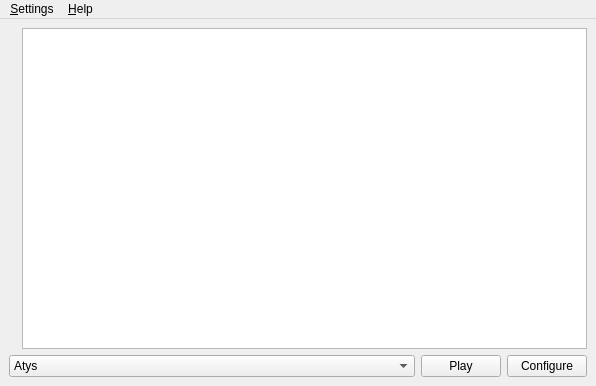
<?xml version="1.0" encoding="UTF-8"?>
<ui version="4.0">
 <class>MainWindow</class>
 <widget class="QMainWindow" name="MainWindow">
  <property name="geometry">
   <rect>
    <x>0</x>
    <y>0</y>
    <width>596</width>
    <height>386</height>
   </rect>
  </property>
  <property name="sizePolicy">
   <sizepolicy hsizetype="Preferred" vsizetype="Fixed">
    <horstretch>0</horstretch>
    <verstretch>0</verstretch>
   </sizepolicy>
  </property>
  <property name="minimumSize">
   <size>
    <width>547</width>
    <height>386</height>
   </size>
  </property>
  <property name="windowTitle">
   <string>Ryzom Installer</string>
  </property>
  <widget class="QWidget" name="centralwidget">
   <layout class="QVBoxLayout" name="verticalLayout">
    <item>
     <layout class="QHBoxLayout" name="horizontalLayout">
      <item>
       <widget class="QLabel" name="image">
        <property name="text">
         <string/>
        </property>
        <property name="pixmap">
         <pixmap resource="../res/resources.qrc">:/images/background.png</pixmap>
        </property>
       </widget>
      </item>
      <item>
       <widget class="QTextEdit" name="htmlTextEdit">
        <property name="readOnly">
         <bool>true</bool>
        </property>
        <property name="html">
         <string notr="true">&lt;!DOCTYPE HTML PUBLIC &quot;-//W3C//DTD HTML 4.0//EN&quot; &quot;http://www.w3.org/TR/REC-html40/strict.dtd&quot;&gt;
&lt;html&gt;&lt;head&gt;&lt;meta name=&quot;qrichtext&quot; content=&quot;1&quot; /&gt;&lt;style type=&quot;text/css&quot;&gt;
p, li { white-space: pre-wrap; }
&lt;/style&gt;&lt;/head&gt;&lt;body style=&quot; font-family:'MS Shell Dlg 2'; font-size:8.25pt; font-weight:400; font-style:normal;&quot;&gt;
&lt;p style=&quot;-qt-paragraph-type:empty; margin-top:0px; margin-bottom:0px; margin-left:0px; margin-right:0px; -qt-block-indent:0; text-indent:0px; font-size:8pt;&quot;&gt;&lt;br /&gt;&lt;/p&gt;&lt;/body&gt;&lt;/html&gt;</string>
        </property>
       </widget>
      </item>
     </layout>
    </item>
    <item>
     <widget class="QFrame" name="configurationFrame">
      <layout class="QHBoxLayout" name="configurationLayout" stretch="1,0,0">
       <property name="leftMargin">
        <number>0</number>
       </property>
       <property name="topMargin">
        <number>0</number>
       </property>
       <property name="rightMargin">
        <number>0</number>
       </property>
       <property name="bottomMargin">
        <number>0</number>
       </property>
       <item>
        <widget class="QComboBox" name="profilesComboBox">
         <property name="currentText">
          <string notr="true">Atys</string>
         </property>
         <item>
          <property name="text">
           <string>Atys</string>
          </property>
         </item>
        </widget>
       </item>
       <item>
        <widget class="QPushButton" name="playButton">
         <property name="text">
          <string>Play</string>
         </property>
        </widget>
       </item>
       <item>
        <widget class="QPushButton" name="configureButton">
         <property name="text">
          <string>Configure</string>
         </property>
        </widget>
       </item>
      </layout>
     </widget>
    </item>
   </layout>
  </widget>
  <widget class="QMenuBar" name="menubar">
   <property name="geometry">
    <rect>
     <x>0</x>
     <y>0</y>
     <width>596</width>
     <height>21</height>
    </rect>
   </property>
   <widget class="QMenu" name="menu_File">
    <property name="title">
     <string>&amp;Settings</string>
    </property>
    <addaction name="actionProfiles"/>
    <addaction name="actionSettings"/>
    <addaction name="actionUninstall"/>
    <addaction name="separator"/>
    <addaction name="actionQuit"/>
   </widget>
   <widget class="QMenu" name="menu_Help">
    <property name="title">
     <string>&amp;Help</string>
    </property>
    <addaction name="actionAboutQt"/>
    <addaction name="actionAbout"/>
   </widget>
   <addaction name="menu_File"/>
   <addaction name="menu_Help"/>
  </widget>
  <action name="actionAboutQt">
   <property name="text">
    <string>About Qt</string>
   </property>
  </action>
  <action name="actionAbout">
   <property name="text">
    <string>About...</string>
   </property>
  </action>
  <action name="actionProfiles">
   <property name="text">
    <string>&amp;Profiles</string>
   </property>
  </action>
  <action name="actionSettings">
   <property name="text">
    <string>&amp;Settings</string>
   </property>
  </action>
  <action name="actionQuit">
   <property name="text">
    <string>&amp;Quit</string>
   </property>
  </action>
  <action name="actionUninstall">
   <property name="text">
    <string>&amp;Uninstall</string>
   </property>
  </action>
 </widget>
 <resources>
  <include location="../res/resources.qrc"/>
 </resources>
 <connections/>
</ui>
